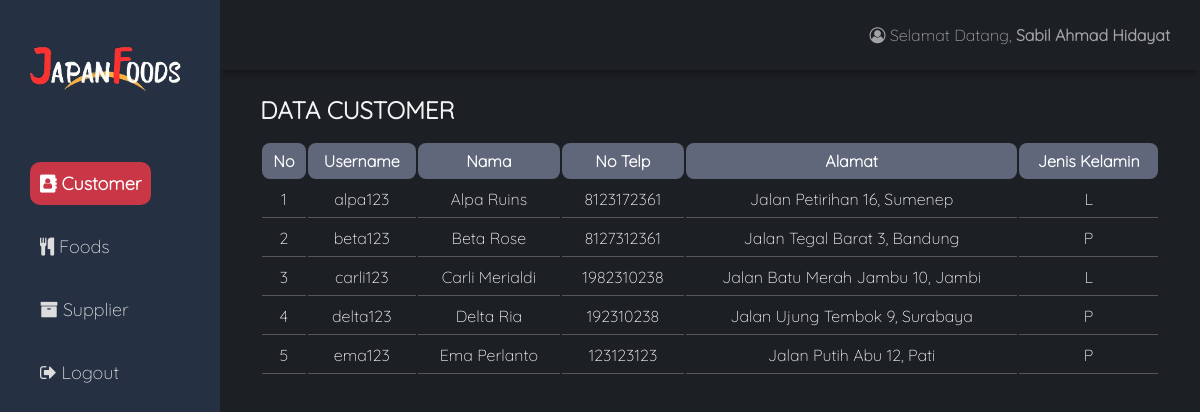
Page /admin/index.php (signed in) on the committed database.
### tables this page shows
CREATE TABLE `karyawan` (
  `ID_KARYAWAN` int(11) NOT NULL,
  `ID_ROLE` int(11) DEFAULT NULL,
  `USERNAME_KARYAWAN` varchar(30) NOT NULL,
  `PASSWORD_KARYAWAN` varchar(256) NOT NULL,
  `NAMA_KARYAWAN` varchar(100) NOT NULL,
  `NO_TELP_KARYAWAN` varchar(15) NOT NULL
);

CREATE TABLE `pelanggan` (
  `ID_PELANGGAN` int(11) NOT NULL,
  `USERNAME_PELANGGAN` varchar(30) NOT NULL,
  `PASSWORD_PELANGGAN` varchar(256) NOT NULL,
  `NAMA_PELANGGAN` varchar(50) NOT NULL,
  `NO_TELP_PELANGGAN` varchar(15) NOT NULL,
  `ALAMAT_PELANGGAN` text NOT NULL,
  `JENIS_KELAMIN` enum('L','P') NOT NULL
);

### data/karyawan.php (called while the page is built, shortened)
<?php
function getEmployeeById() {
    try {
        $statement = DB->prepare("SELECT * FROM karyawan WHERE ID_KARYAWAN = :id_karyawan");
        $statement->bindValue(':id_karyawan', $_SESSION['id_karyawan']);
		$statement->execute();
		return $statement->fetch(PDO::FETCH_ASSOC);
	}
    catch(PDOException $err){
        echo $err->getMessage();
    }
}

### data/pelanggan.php (called while the page is built, shortened)
<?php
function getAllCustomer() {
    try {
		$statement = DB->query("SELECT * FROM pelanggan");
		$statement->execute();
		return $statement->fetchAll(PDO::FETCH_ASSOC);
	}
    catch(PDOException $err){
        echo $err->getMessage();
    }
}
function getAllCustomerByLimit($limit, $offset) {
    try {
		$statement = DB->prepare("SELECT * FROM pelanggan LIMIT :limit OFFSET :offset");
        $statement->bindParam(':limit', $limit, PDO::PARAM_INT);
        $statement->bindParam(':offset', $offset, PDO::PARAM_INT);
		$statement->execute();
		return $statement->fetchAll(PDO::FETCH_ASSOC);
	}
    catch(PDOException $err){
        echo $err->getMessage();
    }
}

### admin/index.php (the view, shortened to what this page needs)
<?php
include "templates/header.php";
require_once BASEPATH . "/data/pelanggan.php";
$pelanggan = getAllCustomer();
$limit = 10;
$active_page = isset($_GET['page']) ? $_GET['page'] : 1;
$offset = ($active_page > 1) ? ($active_page * $limit) - $limit : 0;
$pelanggan = getAllCustomerByLimit($limit, $offset);
$no = ($active_page * $limit) - $limit + 1;
?>
<?php if ($_SESSION['login'] == "admin"): ?>
<main class="main-container">
  <div class="main-title">
    <h2>DATA CUSTOMER</h2>
  </div>
  <div class="table-style">
    <table>
      <tr>
        <th>No</th>
        <th>Username</th>
        <th>Nama</th>
        <th>No Telp</th>
        <th>Alamat</th>
        <th>Jenis Kelamin</th>
      </tr>
      <?php foreach ($pelanggan as $row): ?>
      <tr>
        <td><?= $no++; ?></td>
        <td><?= $row['USERNAME_PELANGGAN']; ?></td>
        <td><?= $row['NAMA_PELANGGAN']; ?></td>
        <td><?= $row['NO_TELP_PELANGGAN']; ?></td>
        <td><?= $row['ALAMAT_PELANGGAN']; ?></td>
        <td><?= $row['JENIS_KELAMIN']; ?></td>
      </tr>
      <?php endforeach; ?>
    </table>
  </div>
</main>
<?php endif; ?>
<?php include "templates/footer.php" ?>

### admin/templates/header.php (shortened to what this page needs)
<?php
require_once BASEPATH . "/data/karyawan.php";
$karyawan = getEmployeeById();
?>
<!DOCTYPE html>
<html lang="en">
<head>
  <link rel="stylesheet" href="<?= BASEASSET; ?>/css/base.css">
  <link rel="stylesheet" href="<?= BASEASSET; ?>/icon/css/font-awesome.min.css" />
  <link rel="stylesheet" href="<?= BASEASSET; ?>/css/admin/styles.css" />
</head>
<body>
  <div class="grid-container">
    <header class="header">
      <div class="header-right">
        <span><i class="fa fa-user-circle-o" aria-hidden="true"></i></span>
        <span>Selamat Datang, <strong><?= $karyawan['NAMA_KARYAWAN']; ?></strong></span>
      </div>
    </header>
    <?php include "templates/sidebar.php" ?>

### assets/css/base.css (style rules this page uses)
:root { --dark: #17181c; --light-dark: #1c1f24; --slate: #2c2f34; --red: #c93646; --yellow: #dfa147; --green: #198754; --blue: #0d6efd; --light: #a2a3a5; --grey: #61677a; }
* { margin: 0; padding: 0; box-sizing: border-box; outline: none; border: none; text-decoration: none; }
html { scroll-behavior: smooth; }
body { font-family: "Quicksand", sans-serif; font-size: 16px; background-color: var(--light-dark); color: var(--light); }
.table-style { width: 100%; border-radius: 1rem; margin: 1rem auto; }
.table-style table { width: 100%; text-align: center; }
.table-style tr th { color: #fdfdfd; border-radius: 0.5rem; background-color: var(--grey); padding: 0.5rem; }
.table-style tr td { font-size: 1rem; padding: 0.5rem 0.7rem; border-bottom: 1px solid rgb(87, 85, 85); }

### assets/css/admin/styles.css (style rules this page uses)
.grid-container { display: grid; grid-template-columns: 220px 1fr 1fr 1fr; grid-template-rows: 0.2fr 3fr; grid-template-areas: "sidebar header header header" "sidebar main main main"; height: 100vh; }
.header { grid-area: header; height: 70px; display: flex; align-items: center; justify-content: space-between; padding: 0 30px 0 30px; box-shadow: 0 6px 7px -3px rgba(0, 0, 0, 0.35); }
.main-container { grid-area: main; overflow-y: auto; padding: 15px 40px; color: rgba(255, 255, 255, 0.95); }
.main-title h2 { margin: 10px 0; }

### rows in the picture
karyawan: NAMA_KARYAWAN "Sabil Ahmad Hidayat"
pelanggan: USERNAME_PELANGGAN "alpa123", NAMA_PELANGGAN "Alpa Ruins", NO_TELP_PELANGGAN "8123172361", ALAMAT_PELANGGAN "Jalan Petirihan 16, Sumenep", JENIS_KELAMIN "L"
pelanggan: USERNAME_PELANGGAN "beta123", NAMA_PELANGGAN "Beta Rose", NO_TELP_PELANGGAN "8127312361", ALAMAT_PELANGGAN "Jalan Tegal Barat 3, Bandung", JENIS_KELAMIN "P"
pelanggan: USERNAME_PELANGGAN "carli123", NAMA_PELANGGAN "Carli Merialdi", NO_TELP_PELANGGAN "1982310238", ALAMAT_PELANGGAN "Jalan Batu Merah Jambu 10, Jambi", JENIS_KELAMIN "L"
pelanggan: USERNAME_PELANGGAN "delta123", NAMA_PELANGGAN "Delta Ria", NO_TELP_PELANGGAN "192310238", ALAMAT_PELANGGAN "Jalan Ujung Tembok 9, Surabaya", JENIS_KELAMIN "P"
pelanggan: USERNAME_PELANGGAN "ema123", NAMA_PELANGGAN "Ema Perlanto", NO_TELP_PELANGGAN "123123123", ALAMAT_PELANGGAN "Jalan Putih Abu 12, Pati", JENIS_KELAMIN "P"
